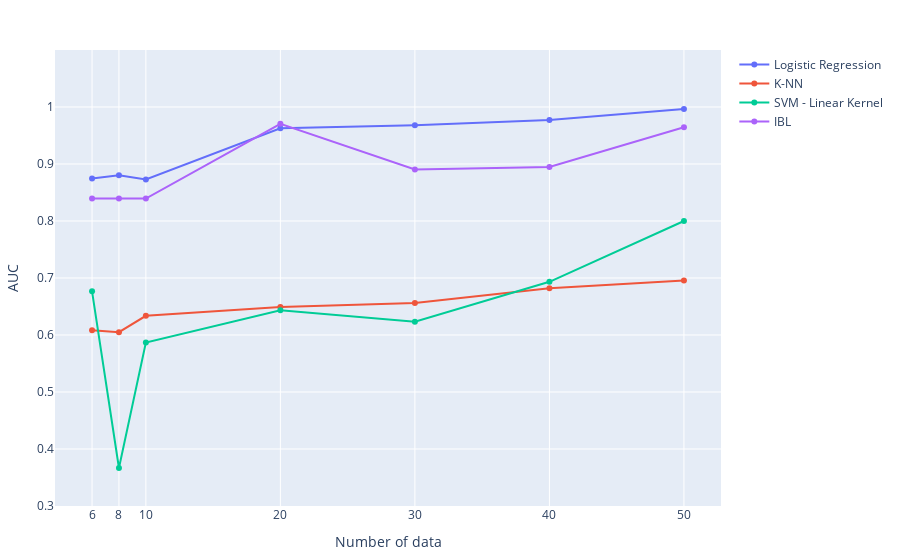

Notebook source saved alongside this figure:
### Code cell
plot_graph(num_data, logic, k_nn, ibl, svm, yaxis)

### Figure 1 — Plotly figure (JSON) as saved in the notebook; plotly's stock layout.template omitted (floating-point values rounded to 4 significant figures)
{"data": [{"mode": "lines+markers", "name": "Logistic Regression", "type": "scatter", "x": [6, 8, 10, 20, 30, 40, 50], "y": [0.8744, 0.8802, 0.8728, 0.9628, 0.9682, 0.9771, 0.9965]}, {"mode": "lines+markers", "name": "K-NN", "type": "scatter", "x": [6, 8, 10, 20, 30, 40, 50], "y": [0.6082, 0.6049, 0.6336, 0.6493, 0.6561, 0.6821, 0.6958]}, {"mode": "lines+markers", "name": "SVM - Linear Kernel", "type": "scatter", "x": [6, 8, 10, 20, 30, 40, 50], "y": [0.6767, 0.3667, 0.5867, 0.6433, 0.6233, 0.6933, 0.8]}, {"mode": "lines+markers", "name": "IBL", "type": "scatter", "x": [6, 8, 10, 20, 30, 40, 50], "y": [0.8394, 0.8394, 0.8394, 0.9705, 0.8903, 0.8946, 0.9644]}], "layout": {"autosize": false, "margin": {"b": 50, "l": 50, "pad": 0, "r": 20, "t": 50}, "xaxis": {"tickvals": [6, 8, 10, 20, 30, 40, 50], "title": {"text": "Number of data"}}, "yaxis": {"range": [0.3, 1.1], "tickvals": [0.2, 0.3, 0.4, 0.5, 0.6, 0.7, 0.8, 0.9, 1], "title": {"text": "AUC"}}}}
